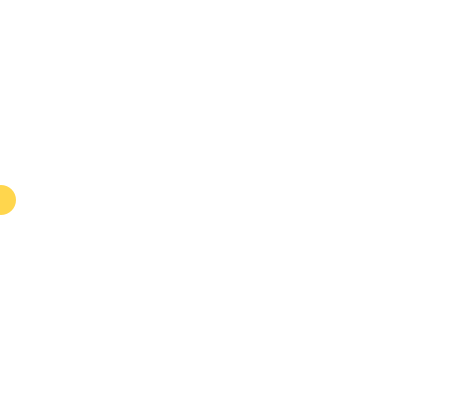
Frame 1 (no input)
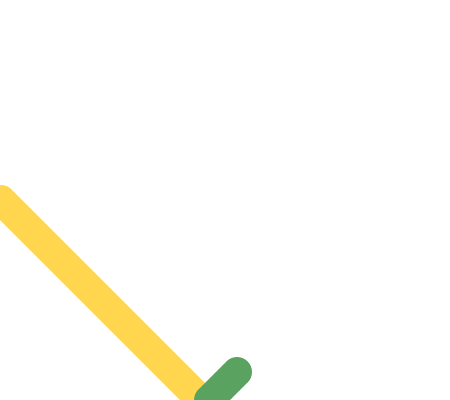
Frame 60 (the mouse pressed at the canvas centre just before this capture)
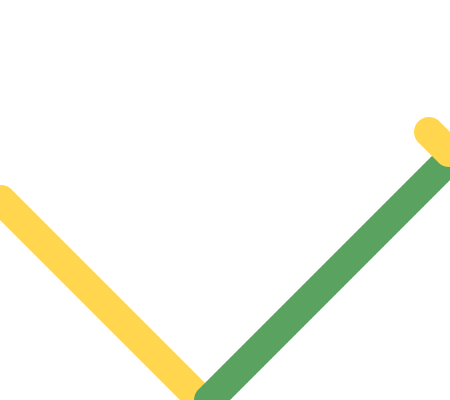
Frame 120 (the mouse held since frame 60 and released just before this capture)

The Processing sketch that drew these frames (run headless with seeded random() and noise(); from frame 60 on, the mouse is pressed at the canvas centre):

// Processing sketch: joaquins03t00
// ── joaquins03t00.pde
//Universidad del Desarrollo - Facultad de Diseño - Diseño Digital - 6to semestre - Expresión Digital II - 05/09/17
//s03t00
//Joaquín Domínguez

int x, y, velx, vely; //Declarar variables x, y, velx, vely.
color heinz; //Declarar una variable color llamada heinz.
color verde; //Declarar una variable color llamada verde.
void setup() { //Inicio del ámbito de sistema.
  size(450, 400); //Tamaño del canvas = 500 x 400.
  background(255); //Color de fondo del canvas blanco.
  x=1; //El valor de la variable x es 1.
  velx=4; //El valor de la variable velx es 4.
  vely=4; //El valor de la variable vely es 4.
  y=height/2; //El valor de la variable y es la mitad de la altura del canvas.
  heinz = color (#FFD64D); //El color heinz es igual a #FFD64D.
  verde = color (#59A260); //El color verde es igual a #59A260.
  fill(heinz); //Rellena con heinz.
  noStroke(); //Quita los contornos.
  frameRate(120); //Establecer la tasa de cuadros por segundo a 120.
}//Fin del ámbito de sistema.
void draw() { //Inicio del ámbito de dibujo.

  ellipse(x, y, 30, 30); //Dibujar en cada cuadro una elipse de 30 x 30 y que comienze su trayectoria en x e y.

  if (x > width || x < 0) { // Condicional si x es mayor al ancho o menor a 0 es verdadero.
    velx *= -1; //Multiplicar velx por -1.
    fill(heinz); //Rellenar la pelota de color heinz.
  } //Fin del ámbito condicional
  if (y > height || y < 0) { // Condicional si y es mayor al alto o menor a 0 es verdadero.
    vely *= -1; //Multiplicar vely por -1.
    fill(verde); //Rellenar la pelota de color verde.
  } //Fin del ámbito condicional
  x += velx; //Sumarle al valor x el valor actual de la variable velx.
  y += vely; //Sumarle al valor y el valor actual de la variable vely.
}//Fin del ámbito de dibujo.
